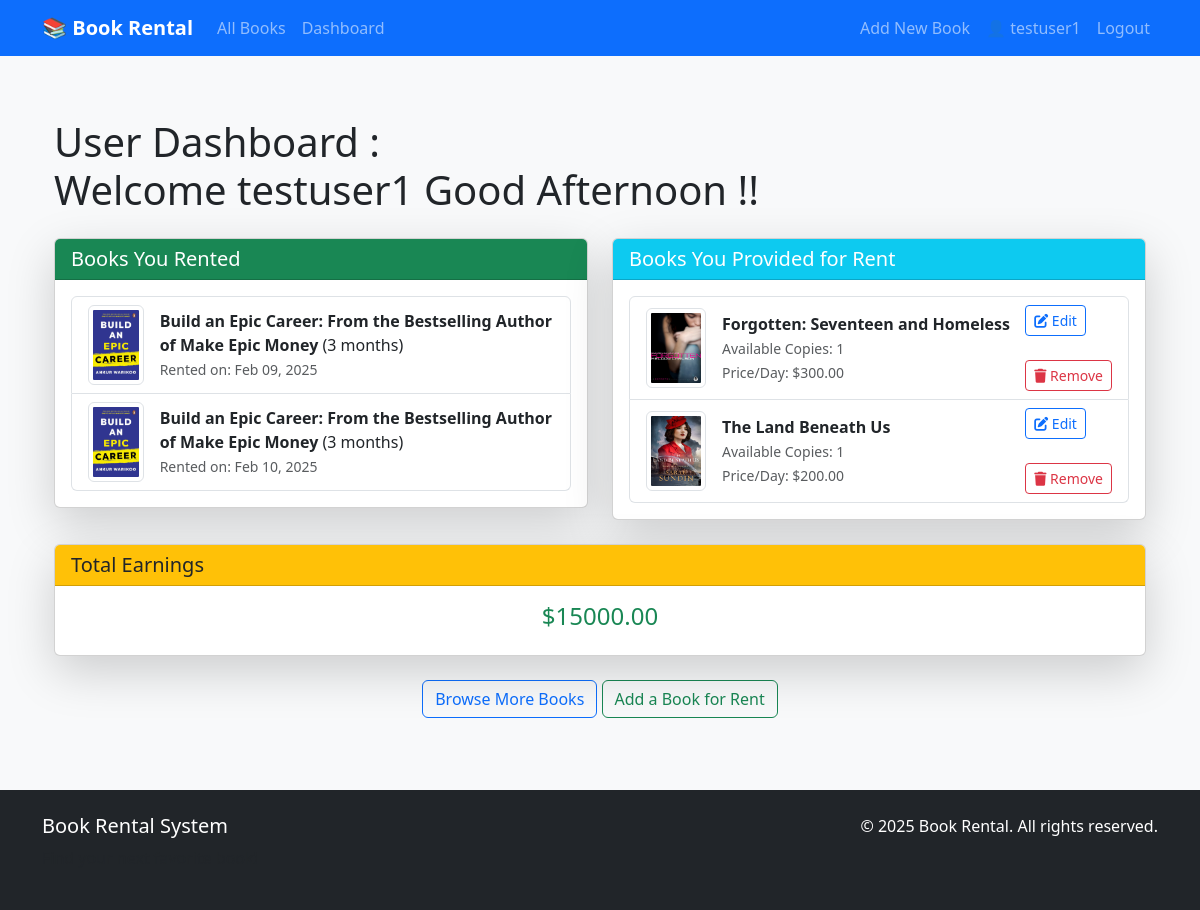
The app's page /dashboard/ (signed in) with its own data.
### website/models.py (models this page shows, shortened)
class Rental(models.Model):
    book = models.ForeignKey(Book, related_name='rentals', on_delete=models.CASCADE)
    renter = models.ForeignKey(User, related_name='rented_books', on_delete=models.CASCADE)
    rental_date = models.DateField(auto_now_add=True)
    rental_duration = models.IntegerField(choices=RENTAL_CHOICES, default=1)  # Duration in months
    return_date = models.DateField(null=True, blank=True)
    is_active = models.BooleanField(default=True)
    total_fee = models.DecimalField(max_digits=6, decimal_places=2, null=True)

class Book(models.Model):
    title = models.CharField(max_length=255)
    author = models.CharField(max_length=255)
    category = models.ForeignKey(Category, on_delete=models.CASCADE, related_name="books")
    description = models.TextField(blank=True, null=True)
    price = models.DecimalField(max_digits=6, decimal_places=2)  # For rental pricing
    owner = models.ForeignKey(User, related_name='owned_books', on_delete=models.CASCADE)
    available_copies = models.PositiveIntegerField(default=1)
    created_at = models.DateTimeField(auto_now_add=True)
    image = models.ImageField(upload_to='books/images/', null=True, blank=True)  # Add this line for the image field

### website/views.py (the view)
# urls.py: path('dashboard/', views.user_dashboard, name='user_dashboard'),
@login_required
def user_dashboard(request):
    rented_books = Rental.objects.filter(renter=request.user)
    provided_books = Book.objects.filter(owner=request.user)
    total_earnings = sum(rental.book.price * rental.rental_duration * 30 for rental in Rental.objects.filter(book__owner=request.user))
    context = {
        'rented_books': rented_books,
        'provided_books': provided_books,
        'total_earnings': total_earnings,
        'greeting': get_greeting(),
    }
    return render(request, 'dashboard.html', context)

### website/views.py (called while the page is built)
def get_greeting():
    current_hour = datetime.datetime.now().hour
    if current_hour < 12:
        return "Good Morning"
    elif 12 <= current_hour < 18:
        return "Good Afternoon"
    else:
        return "Good Evening"

### website/templates/dashboard.html (shortened to what this page needs)
{% extends 'base.html' %}
{% block content %}
<div class="container py-4">
    <h1 class="mb-4">User Dashboard : <br> Welcome {{ user.username}} {{ greeting }} !!</h1>
    <div class="row">
        <div class="col-md-6">
            <div class="card shadow-lg mb-4">
                <div class="card-header bg-success text-white">
                    <h3 class="h5 mb-0">Books You Rented</h3>
                </div>
                <div class="card-body">
                    {% if rented_books %}
                    <ul class="list-group">
                        {% for rental in rented_books %}
                            <li class="list-group-item d-flex align-items-center">
                                <img src="{{ rental.book.image.url }}" alt="{{ rental.book.title }}" class="img-thumbnail me-3" style="width: 60px; height: 80px;">
                                <div>
                                    <strong>{{ rental.book.title }}</strong> ({{ rental.rental_duration }} months)
                                    <br>
                                    <small class="text-muted">Rented on: {{ rental.rental_date|date:"M d, Y" }}</small>
                                </div>
                            </li>
                        {% endfor %}
                        </ul>
                    {% else %}
                        <p class="text-muted">You haven't rented any books yet.</p>
                    {% endif %}
                </div>
            </div>
        </div>
        <div class="col-md-6">
            <div class="card shadow-lg mb-4">
                <div class="card-header bg-info text-white">
                    <h3 class="h5 mb-0">Books You Provided for Rent</h3>
                </div>
                <div class="card-body">
                    {% if provided_books %}
                        <ul class="list-group">
                            {% for book in provided_books %}
                                    <li class="list-group-item d-flex align-items-center">
                            {% if book.image %}
                                <img src="{{ book.image.url }}" alt="{{ book.title }}"
                                     class="img-thumbnail me-3" style="width: 60px; height: 80px;">
                            {% else %}
                                <div class="bg-light text-center d-flex justify-content-center align-items-center me-3"
                                     style="width: 60px; height: 80px; border-radius: 5px;">
                                    <i class="fas fa-book fa-2x text-secondary"></i>
                                </div>
                            {% endif %}
                            <div>
                                <strong>{{ book.title }}</strong>
                                <br>
                                <small class="text-muted">Available Copies: {{ book.available_copies }}</small>
                                <br>
                                <small class="text-muted">Price/Day: ${{ book.price }}</small>
                            </div>
                            <div class="ms-auto">
                                <a href="{% url 'book_update' book.id %}" class="btn btn-sm btn-outline-primary">
                                    <i class="fas fa-edit"></i> Edit
                                </a>
                                <br>
                                <br>
                                <form action="{% url 'book_delete' book.id %}" method="post" style="display: inline;">
                                    <button type="submit" class="btn btn-sm btn-outline-danger"
                                            onclick="return confirm('Are you sure you want to remove this book?')">
                                        <i class="fas fa-trash"></i> Remove
                                    </button>
                                </form>
                            </div>
                        </li>
                            {% endfor %}
                        </ul>
                    {% else %}
                        <p class="text-muted">You haven't provided any books for rent yet.</p>
                    {% endif %}
                </div>
            </div>
        </div>
    </div>
    <div class="card shadow-lg">
        <div class="card-header bg-warning text-dark">
            <h3 class="h5 mb-0">Total Earnings</h3>
        </div>
        <div class="card-body">
            <h4 class="text-center text-success">${{ total_earnings }}</h4>
        </div>
    </div>
    <div class="mt-4 text-center">
        <a href="{% url 'book_list' %}" class="btn btn-outline-primary">Browse More Books</a>
        <a href="{% url 'book_create' %}" class="btn btn-outline-success">Add a Book for Rent</a>
    </div>
</div>
{% endblock %}

### website/templates/base.html (shortened to what this page needs)
<!DOCTYPE html>
<html lang="en">
<head>
    <link href="https://cdn.jsdelivr.net/npm/bootstrap@5.3.0/dist/css/bootstrap.min.css" rel="stylesheet">
    <link rel="stylesheet" href="https://cdnjs.cloudflare.com/ajax/libs/font-awesome/6.4.0/css/all.min.css">
    <link rel="stylesheet" href="https://cdnjs.cloudflare.com/ajax/libs/font-awesome/6.4.0/css/all.min.css">
</head>
<body>
    <nav class="navbar navbar-expand-lg navbar-dark bg-primary fixed-top">
        <div class="container">
            <a class="navbar-brand" href="{% url 'book_list' %}">📚 Book Rental</a>
            <div class="collapse navbar-collapse" id="navbarNav">
                <ul class="navbar-nav me-auto">
                    <li class="nav-item">
                        <a class="nav-link" href="{% url 'book_list' %}">All Books</a>
                    </li>
                    <li class="nav-item">
                        <a class="nav-link" href="{% url 'user_dashboard' %}">Dashboard</a>
                    </li>
                </ul>
                <ul class="navbar-nav">
                    {% if user.is_authenticated %}
                        <li class="nav-item">
                            <a class="nav-link" href="{% url 'book_create' %}">Add New Book</a>
                        </li>
                        <li class="nav-item">
                            <a class="nav-link" href="#">👤 {{ user.username }}</a>
                        </li>
                        <li class="nav-item">
                            <a class="nav-link" href="{% url 'logout' %}">Logout</a>
                        </li>
                    {% endif %}
                </ul>
            </div>
        </div>
    </nav>
    <main class="container mt-4">
        {% block content %}{% endblock %}
    </main>
    <footer class="bg-dark text-white mt-5">
        <div class="container py-4">
            <div class="row">
                <div class="col-md-6">
                    <h5>Book Rental System</h5>
                    <p class="text-muted">Find your next favorite book!</p>
                </div>
                <div class="col-md-6 text-end">
                    <p class="mb-0">&copy; {% now "Y" %} Book Rental. All rights reserved.</p>
                </div>
            </div>
        </div>
    </footer>
</body>
</html>

### website/templates/base.html (style rules this page uses)
body { background-color: #f8f9fa; padding-top: 70px; }
.navbar-brand { font-weight: 600; }
.card { transition: transform 0.2s; }

### records on screen
Rental: book.image (picture), book "Build an Epic Career: From the Bestselling Author of Make Epic Money", rental_duration "3", rental_date "Feb 09, 2025"
Rental: book.image (picture), book "Build an Epic Career: From the Bestselling Author of Make Epic Money", rental_duration "3", rental_date "Feb 10, 2025"
Book: image (picture), title "Forgotten: Seventeen and Homeless", available_copies "1", price "300.00"
Book: image (picture), title "The Land Beneath Us", available_copies "1", price "200.00"

### other values on screen
{{ user.username }} "testuser1"
{{ greeting }} "Good Afternoon"
{{ total_earnings }} "15000.00"
